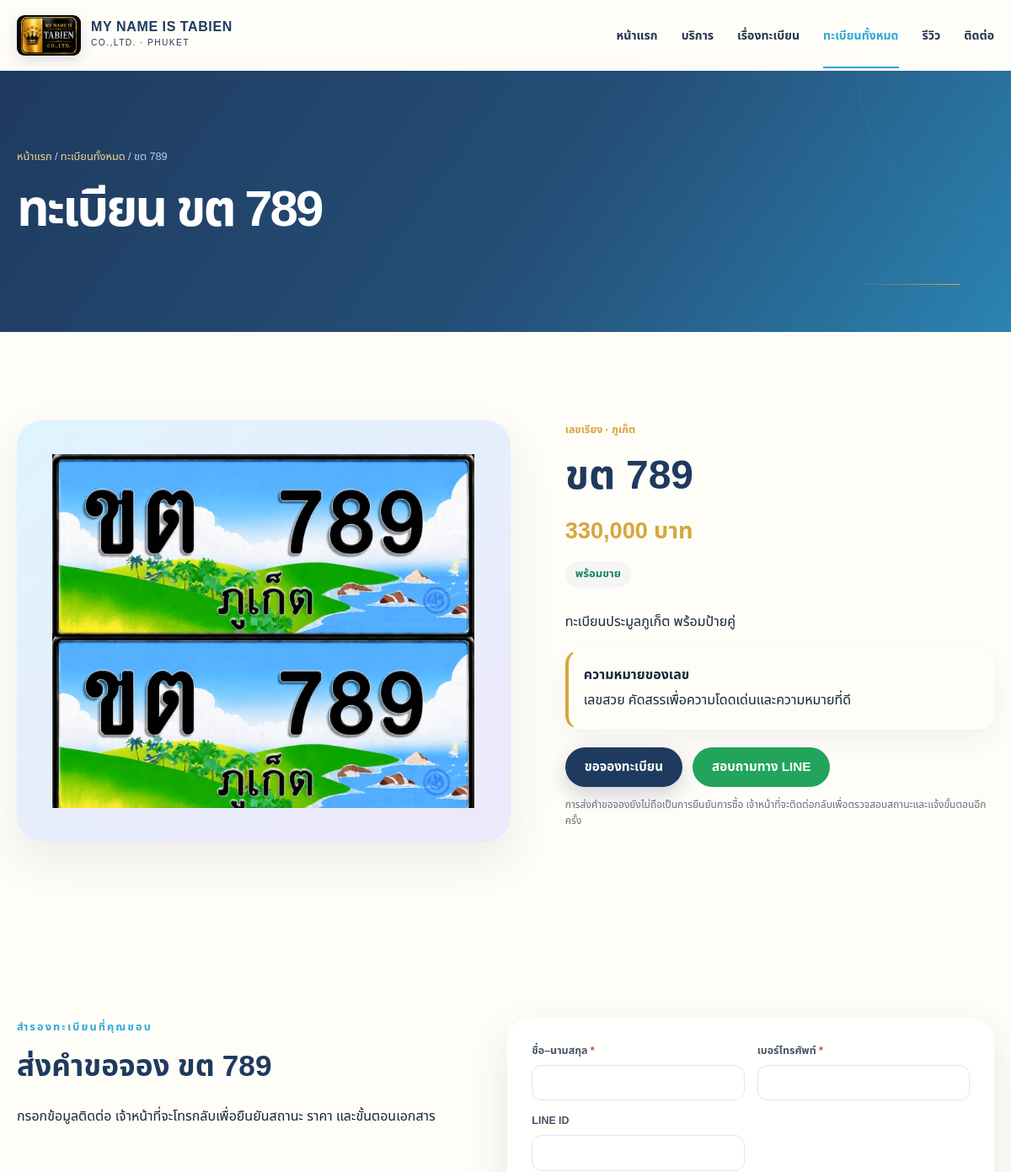
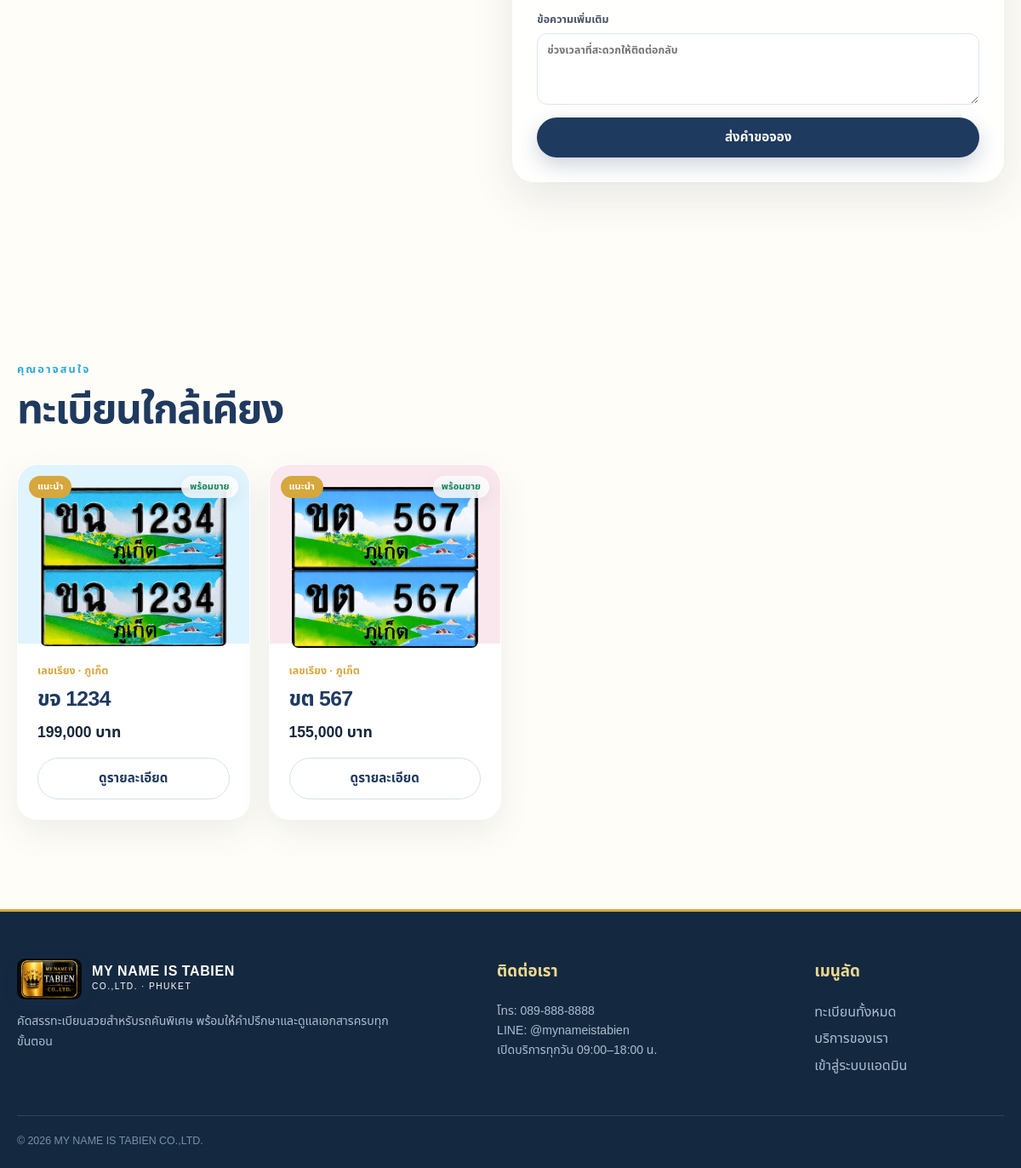
The page /plate/9 on the database its author committed (2 pictures, top to bottom).
### tables this page shows
CREATE TABLE plates (
            id INTEGER PRIMARY KEY AUTOINCREMENT,
            prefix TEXT NOT NULL,
            number TEXT NOT NULL,
            province TEXT NOT NULL DEFAULT "ภูเก็ต",
            price REAL NOT NULL DEFAULT 0,
            category TEXT NOT NULL DEFAULT "เลขสวย",
            description TEXT NOT NULL DEFAULT "",
            meaning TEXT NOT NULL DEFAULT "",
            image TEXT,
            status TEXT NOT NULL DEFAULT "available",
            featured INTEGER NOT NULL DEFAULT 0,
            created_at TEXT NOT NULL DEFAULT CURRENT_TIMESTAMP,
            updated_at TEXT NOT NULL DEFAULT CURRENT_TIMESTAMP
        , display_order INTEGER NOT NULL DEFAULT 999);

### config.php (called while the page is built, shortened)
<?php
function e(?string $value): string
{
    return htmlspecialchars($value ?? '', ENT_QUOTES, 'UTF-8');
}
function baht(float|int|string $amount): string
{
    return number_format((float) $amount, 0) . ' บาท';
}
function status_label(string $status): string
{
    return match ($status) {
        'available' => 'พร้อมขาย',
        'reserved' => 'ติดจอง',
        'sold' => 'ขายแล้ว',
        'hidden' => 'ซ่อนรายการ',
        default => $status,
    };
}

### index.php (the view, shortened to what this page needs)
<?php
require __DIR__ . '/config.php';
$pdo = db();
$requestPath = trim((string) parse_url($_SERVER['REQUEST_URI'] ?? '/', PHP_URL_PATH), '/');
$page = $_GET['page'] ?? 'home';
if ($requestPath === 'plates') {
    $page = 'plates';
} elseif (preg_match('#^plate/(\d+)$#', $requestPath, $routeMatch)) {
    $page = 'detail';
}
if ($page === 'detail') {
    $id = filter_var($_GET['id'] ?? null, FILTER_VALIDATE_INT);
    $stmt = $pdo->prepare('SELECT * FROM plates WHERE id = ? AND status != "hidden"');
    $stmt->execute([$id]);
    $plate = $stmt->fetch();
    $stmt = $pdo->prepare('SELECT * FROM plates WHERE id != ? AND status = "available" AND category = ? ORDER BY featured DESC, id DESC LIMIT 3');
    $stmt->execute([$id, $plate['category']]);
    $similar = $stmt->fetchAll();
    require __DIR__ . '/partials/header.php';
    ?>
    <section class="page-hero page-hero-small">
        <div class="container">
            <div class="breadcrumbs"><a href="/">หน้าแรก</a> / <a href="/plates">ทะเบียนทั้งหมด</a> / <?= e($plate['prefix'] . ' ' . $plate['number']) ?></div>
            <h1>ทะเบียน <?= e($plate['prefix'] . ' ' . $plate['number']) ?></h1>
        </div>
    </section>
    <section class="section">
        <div class="container detail-grid">
            <div class="detail-visual">
                <?php if (!empty($plate['image'])): ?>
                    <img src="/<?= e($plate['image']) ?>" alt="ทะเบียน <?= e($plate['prefix'] . ' ' . $plate['number']) ?>">
                <?php endif; ?>
            </div>
            <div class="detail-info">
                <div class="plate-meta"><?= e($plate['category']) ?> · <?= e($plate['province']) ?></div>
                <h2><?= e($plate['prefix'] . ' ' . $plate['number']) ?></h2>
                <div class="detail-price"><?= baht($plate['price']) ?></div>
                <div class="detail-status status-<?= e($plate['status']) ?>"><?= e(status_label($plate['status'])) ?></div>
                <p><?= e($plate['description']) ?></p>
                <?php if ($plate['meaning'] !== ''): ?>
                    <div class="meaning-box"><strong>ความหมายของเลข</strong><p><?= e($plate['meaning']) ?></p></div>
                <?php endif; ?>
                <div class="detail-actions">
                    <a class="btn btn-primary" href="#reserve">ขอจองทะเบียน</a>
                    <a class="btn btn-line" href="https://line.me/R/ti/p/@mynameistabien" target="_blank" rel="noopener">สอบถามทาง LINE</a>
                </div>
                <p class="fine-print">การส่งคำขอจองยังไม่ถือเป็นการยืนยันการซื้อ เจ้าหน้าที่จะติดต่อกลับเพื่อตรวจสอบสถานะและแจ้งขั้นตอนอีกครั้ง</p>
            </div>
        </div>
    </section>
    <section class="section section-soft" id="reserve">
        <div class="container reserve-wrap">
            <div>
                <span class="eyebrow">สำรองทะเบียนที่คุณชอบ</span>
                <h2>ส่งคำขอจอง <?= e($plate['prefix'] . ' ' . $plate['number']) ?></h2>
                <p>กรอกข้อมูลติดต่อ เจ้าหน้าที่จะโทรกลับเพื่อยืนยันสถานะ ราคา และขั้นตอนเอกสาร</p>
            </div>
            <form class="reserve-form" method="post">
                <label>ชื่อ–นามสกุล <span>*</span><input type="text" name="customer_name" required autocomplete="name"></label>
                <label>เบอร์โทรศัพท์ <span>*</span><input type="tel" name="phone" required autocomplete="tel"></label>
                <label>LINE ID<input type="text" name="line_id"></label>
                <label>ข้อความเพิ่มเติม<textarea name="note" rows="3" placeholder="ช่วงเวลาที่สะดวกให้ติดต่อกลับ"></textarea></label>
                <button class="btn btn-primary btn-block" type="submit" <?= $plate['status'] !== 'available' ? 'disabled' : '' ?>>
                    <?= $plate['status'] === 'available' ? 'ส่งคำขอจอง' : 'ทะเบียนนี้ยังไม่พร้อมจอง' ?>
                </button>
            </form>
        </div>
    </section>
    <?php if ($similar): ?>
    <section class="section">
        <div class="container">
            <div class="section-heading"><div><span class="eyebrow">คุณอาจสนใจ</span><h2>ทะเบียนใกล้เคียง</h2></div></div>
            <div class="plate-grid">
                <?php foreach ($similar as $plate): require __DIR__ . '/partials/plate-card.php'; endforeach; ?>
            </div>
        </div>
    </section>
    <?php endif;
    require __DIR__ . '/partials/footer.php';
    exit;
}
    ?>
    <?php
require __DIR__ . '/partials/header.php';
?>
<?php require __DIR__ . '/partials/footer.php'; ?>

### partials/plate-card.php (shortened to what this page needs)
<?php
$plate = $plate ?? [];
?>
<article class="plate-card">
    <div class="plate-card-top">
        <?php if (!empty($plate['featured'])): ?><span class="featured-badge">แนะนำ</span><?php endif; ?>
        <span class="status-badge status-<?= e($plate['status']) ?>"><?= e(status_label($plate['status'])) ?></span>
        <?php if (!empty($plate['image'])): ?>
            <img class="plate-upload" src="/<?= e($plate['image']) ?>" alt="ทะเบียน <?= e($plate['prefix'] . ' ' . $plate['number']) ?>">
        <?php endif; ?>
    </div>
    <div class="plate-card-body">
        <div class="plate-meta"><?= e($plate['category']) ?> · <?= e($plate['province']) ?></div>
        <h3><?= e($plate['prefix'] . ' ' . $plate['number']) ?></h3>
        <div class="price"><?= baht($plate['price']) ?></div>
        <a class="btn btn-outline btn-block" href="/plate/<?= (int) $plate['id'] ?>">ดูรายละเอียด</a>
    </div>
</article>

### rows shown on the page
plates: prefix+number "ขต 789", image (picture), category "เลขเรียง", province "ภูเก็ต", price "330,000 บาท", status "พร้อมขาย", description "ทะเบียนประมูลภูเก็ต พร้อมป้ายคู่", meaning "เลขสวย คัดสรรเพื่อความโดดเด่นและความหมายที่ดี"
plates: featured "แนะนำ", status "พร้อมขาย", image (picture), category "เลขเรียง", province "ภูเก็ต", prefix+number "ขจ 1234", price "199,000 บาท"
plates: featured "แนะนำ", status "พร้อมขาย", image (picture), category "เลขเรียง", province "ภูเก็ต", prefix+number "ขต 567", price "155,000 บาท"
